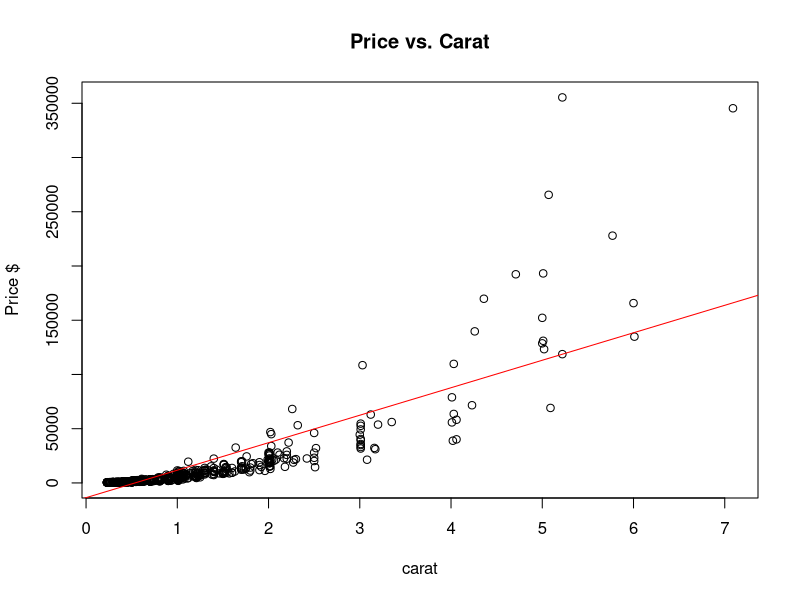
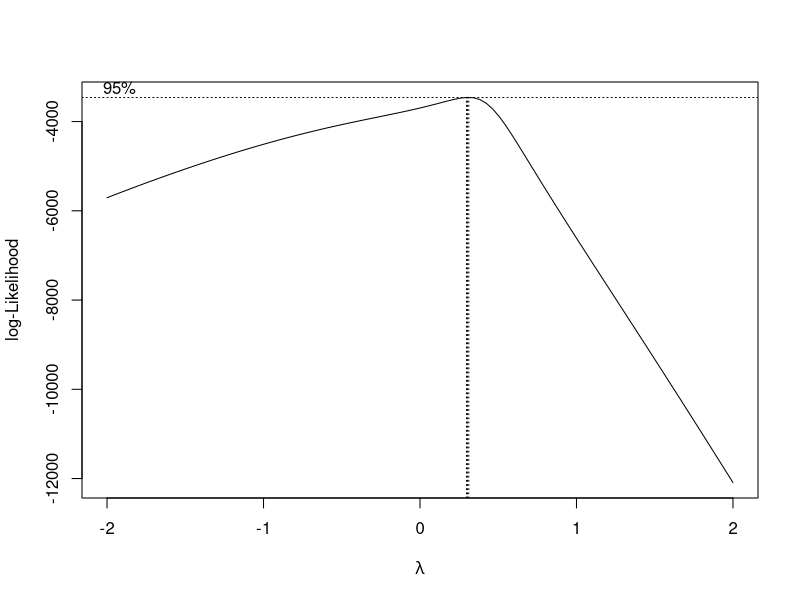
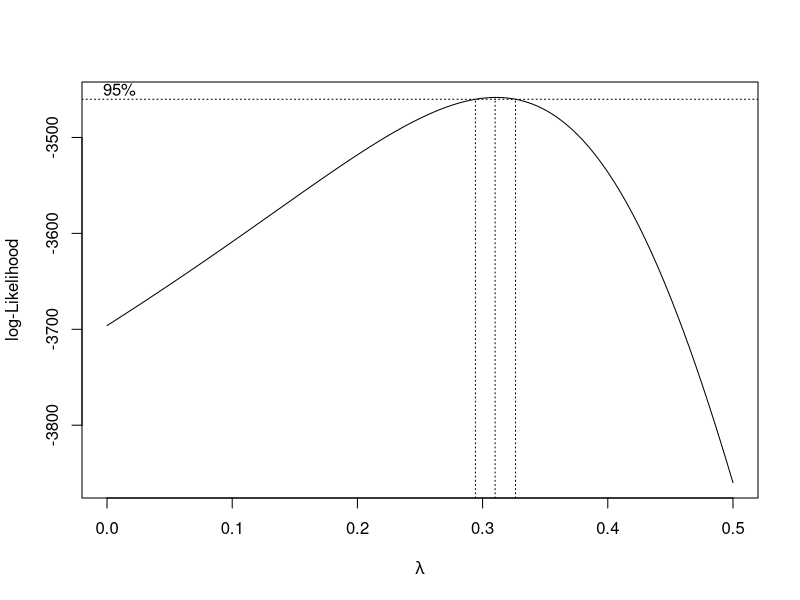
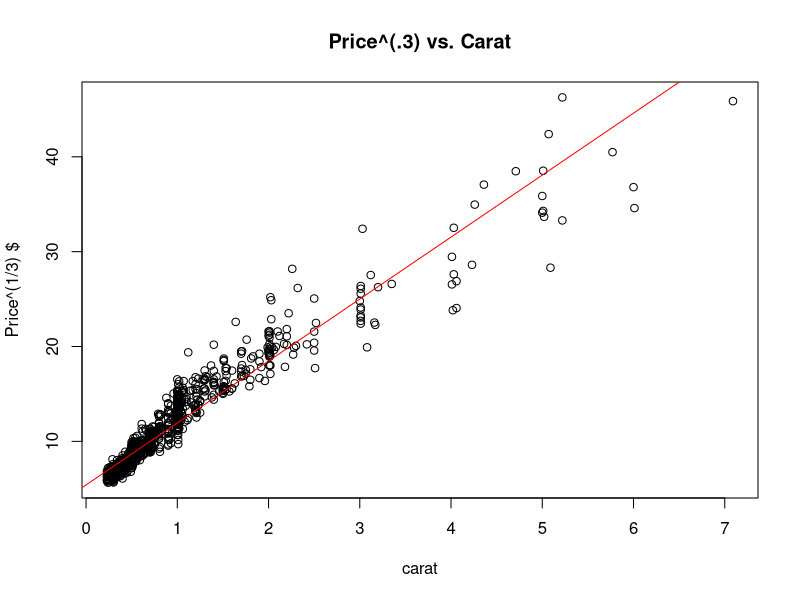

These charts were generated, in order, by the following R code: (Note: this script raises an error after producing the figures.)
## ---- chunk 1
knitr::opts_chunk$set(echo = TRUE)
## ---- chunk 2
data <- read.csv("diamonds4.csv", header=TRUE)
attach(data)
names(data)
summary(data)

## ---- chunk 3
results <- lm(price~carat)
summary(results)

plot(carat, price, xlab="carat", ylab = "Price $", main="Price vs. Carat")
abline(results, col="red")
## ---- chunk 4
library(MASS)
boxcox(results)
boxcox(results, lambda = seq(-0, .5, .005))
## ---- chunk 5
price.t = price**(.3)
results.t <- lm(price.t~carat)


summary(results.t)

plot(carat, price.t, xlab="carat", ylab = "Price^(1/3) $", main="Price^(.3) vs. Carat")
abline(results.t, col="red")

## ---- chunk 6
boxcox(results.t)
boxcox(results.t, lambda = seq(-1, 1.5, .01))

## ---- chunk 7
plot(results.t$fitted.values, results.t$residuals, xlab = "Fitted Values", ylab = "Residuals", main = "Residuals vs. Fitted Vaues")
abline(h=0, col="red")
## ---- chunk 8
price.log = log(price)
results.log <- lm(price.log~carat)


summary(results.log)

plot(carat, price.log, xlab="carat", ylab = "ln(Price) $", main="ln(Price) $ vs. Carat")
abline(results.log, col="red")
## ---- chunk 9
data_r <- data[which(data$price < 30000), ]
summary(data_r)

plot(carat, price, xlab="carat", ylab = "Price $", main="Price vs. Carat")
points(data_r$carat, data_r$price, pch=2, col="red")

## ---- chunk 10
detach(data)
attach(data_r)
results_r <- lm(price~carat)

plot(carat, price, xlab="carat", ylab = "Price $", main="Price vs. Carat")
abline(results_r, col="red")
## ---- chunk 11
plot(results_r$fitted.values, results_r$residuals, xlab = "Fitted Values", ylab = "Residuals", main = "Residuals vs. Fitted Vaues")
abline(h=0, col="red")
## ---- chunk 12
boxcox(results_r)
boxcox(results_r, lambda = seq(0, .5, .005))
## ---- chunk 13
price.rt = price**(.275)
results.rt <- lm(price.rt~carat)


summary(results.rt)

plot(carat, price.rt, xlab="carat", ylab = "Price^(0.15) $", main="Price^(0.15) vs. Carat - REDUCED")
abline(results.rt, col="red")

## ---- chunk 14
boxcox(results.rt)
boxcox(results.rt, lambda = seq(-1, 2, .01))

## ---- chunk 15
plot(results.rt$fitted.values, results.rt$residuals, xlab = "Fitted Values", ylab = "Residuals", main = "Residuals vs. Fitted Vaues")
abline(h=0, col="red")
## ---- chunk 16
price_r.log = log(price)
results_r.log <- lm(price_r.log~carat)


summary(results_r.log)

plot(carat, price_r.log, xlab="carat", ylab = "ln(Price) $", main="ln(Price) $ vs. Carat")
abline(results_r.log, col="red")
## ---- chunk 17
plot(results_r.log$fitted.values, results_r.log$residuals, xlab = "Fitted Values", ylab = "Residuals", main = "Residuals vs. Fitted Vaues")
abline(h=0, col="red")
